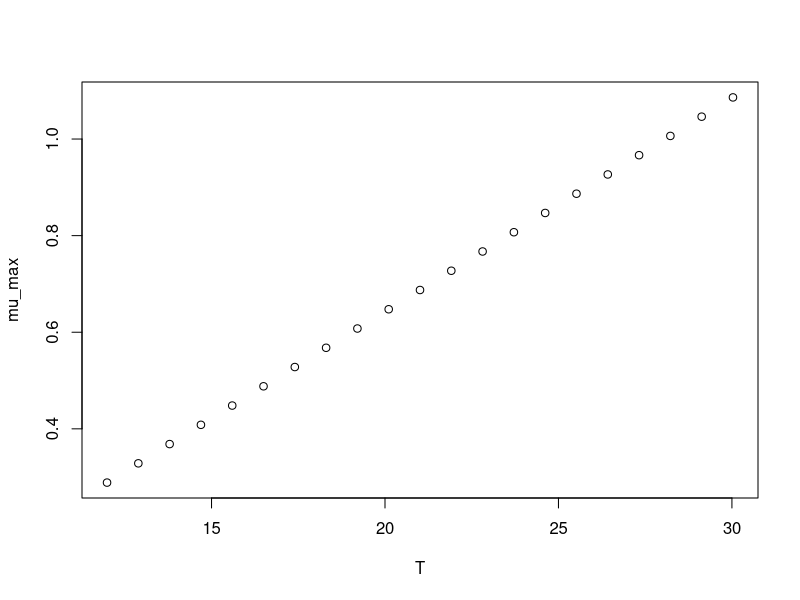

This figure's R source:
#############################
# start of Parameter script
#############################
T <- seq(11.988011988012,30.03,length.out=21)
#############################
# end of Parameter script
#############################
############################# 
# start of Model script Gropin ID 1138 
#############################
 
# constant coefficients for this model
 
variables <- data.frame(T)
argumentsPar <- expand.grid(variables)
 
# heart of the model
response_surface <- function(T) {
   mumax <-0.0442*(T-5.456)

return(mumax=mumax)
} 

# output parameters
mumax <- cbind(argumentsPar,response_surface(argumentsPar['T']))
colnames(mumax) <- c(colnames(argumentsPar),'mumax')
#############################
# End of Model script
#############################
############################# 
# start of Visualisation script Gropin ID 1138 
#############################
plot(T,mumax$mumax,
                          xlab='T',
                          ylab='mu_max')
#############################
# End of Visualisation script
#############################
